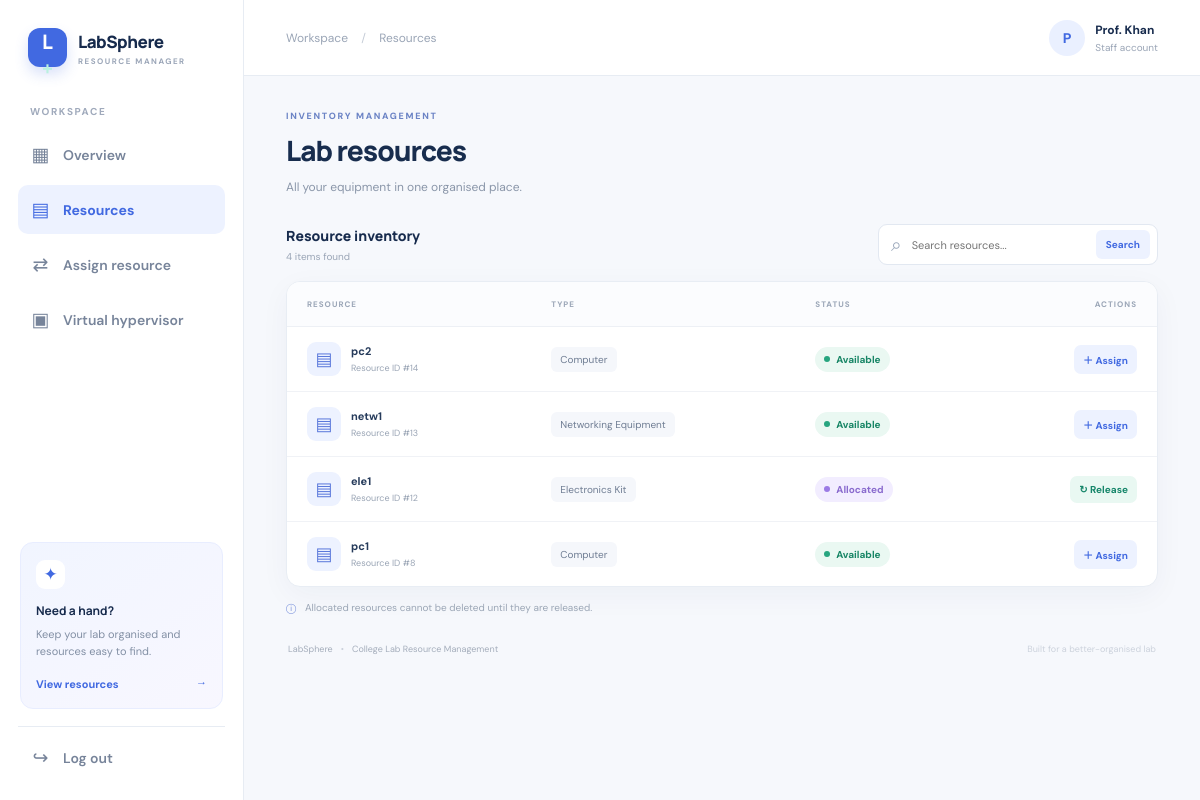
The page /resources (signed in) on the database its author committed.
### tables this page shows
CREATE TABLE resources (
        id INTEGER PRIMARY KEY AUTOINCREMENT,
        resource_name TEXT,
        resource_type TEXT,
        status TEXT
    );

### app.py (the view)
@app.route("/resources")
def view_resources():
    if not login_required():
        return redirect(url_for("login"))
    search = request.args.get("q", "").strip()
    conn = get_db()
    if search:
        resources = conn.execute(
            """SELECT * FROM resources
               WHERE resource_name LIKE ? OR resource_type LIKE ? OR status LIKE ?
               ORDER BY id DESC""",
            (f"%{search}%", f"%{search}%", f"%{search}%")
        ).fetchall()
    else:
        resources = conn.execute("SELECT * FROM resources ORDER BY id DESC").fetchall()
    conn.close()
    return render_template("view_resources.html", resources=resources, search=search)

### app.py (called while the page is built)
def get_db():
    conn = sqlite3.connect(DATABASE)
    conn.row_factory = sqlite3.Row
    return conn

def login_required():
    return bool(session.get("logged_in"))

### templates/view_resources.html (shortened to what this page needs)
{% extends "base.html" %}
{% block breadcrumb %}Resources{% endblock %}
{% block content %}
<div class="page-heading"><div><div class="eyebrow dark-eyebrow">INVENTORY MANAGEMENT</div><h1>Lab resources</h1><p class="muted">All your equipment in one organised place.</p></div></div>
<div class="inventory-toolbar"><div><strong>Resource inventory</strong><span>{{ resources|length }} item{% if resources|length != 1 %}s{% endif %} found</span></div><form class="search-form" method="GET" action="{{ url_for('view_resources') }}"><span>⌕</span><input name="q" value="{{ search or '' }}" placeholder="Search resources..."><button type="submit">Search</button>{% if search %}<a class="clear-search" href="{{ url_for('view_resources') }}">Clear</a>{% endif %}</form></div>
<div class="panel inventory-panel">
{% if resources %}<div class="table-wrap"><table class="inventory-table"><thead><tr><th>RESOURCE</th><th>TYPE</th><th>STATUS</th><th class="actions-head">ACTIONS</th></tr></thead><tbody>{% for resource in resources %}<tr><td><div class="resource-cell"><span class="resource-mini {% if resource['resource_type']|lower == 'computer' %}computer-mini{% elif resource['resource_type']|lower == 'projector' %}projector-mini{% endif %}">▤</span><span><strong>{{ resource['resource_name'] }}</strong><small>Resource ID #{{ resource['id'] }}</small></span></div></td><td><span class="type-label">{{ resource['resource_type'] }}</span></td><td><span class="status-pill {% if resource['status']|lower == 'available' %}status-available{% else %}status-allocated{% endif %}"><i></i>{{ resource['status']|title }}</span></td><td><div class="row-actions">{% if resource['status']|lower == 'allocated' %}<a class="action-btn action-release" href="{{ url_for('release_resource', resource_id=resource['id']) }}" data-confirm="Release this resource and mark it available?">↻ Release</a>{% else %}<a class="action-btn action-assign" href="{{ url_for('assign_resource') }}">＋ Assign</a>{% endif %}</div></td></tr>{% endfor %}</tbody></table></div>{% endif %}
</div>
<div class="inventory-footnote"><span>ⓘ</span> Allocated resources cannot be deleted until they are released.</div>
{% endblock %}

### templates/base.html (shortened to what this page needs)
<!doctype html>
<html lang="en">
<head>
  <link rel="stylesheet" href="{{ url_for('static', filename='style.css') }}">
  <link rel="stylesheet" href="{{ url_for('static', filename='hypervisor.css') }}">
</head>
<body>
{% if session.get('logged_in') %}
<div class="app-shell">
  <aside class="sidebar">
    <a class="brand" href="{{ url_for('dashboard') }}">
      <span class="brand-mark">L<span>+</span></span>
      <span><strong>LabSphere</strong><small>RESOURCE MANAGER</small></span>
    </a>
    <div class="side-label">WORKSPACE</div>
    <nav class="nav-menu">
      <a class="nav-link {% if request.endpoint == 'dashboard' %}active{% endif %}" href="{{ url_for('dashboard') }}"><span class="nav-icon">▦</span> Overview</a>
      <a class="nav-link {% if request.endpoint == 'view_resources' %}active{% endif %}" href="{{ url_for('view_resources') }}"><span class="nav-icon">▤</span> Resources</a>
      <a class="nav-link {% if request.endpoint == 'assign_resource' %}active{% endif %}" href="{{ url_for('assign_resource') }}"><span class="nav-icon">⇄</span> Assign resource</a>
      <a class="nav-link {% if request.endpoint in ('hypervisor', 'vm_action') %}active{% endif %}" href="{{ url_for('hypervisor') }}"><span class="nav-icon">▣</span> Virtual hypervisor</a>
    </nav>
    <div class="sidebar-bottom">
      <div class="help-card"><div class="help-icon">✦</div><strong>Need a hand?</strong><p>Keep your lab organised and resources easy to find.</p><a href="{{ url_for('view_resources') }}">View resources <span>→</span></a></div>
      <a class="nav-link logout-link" href="{{ url_for('logout') }}"><span class="nav-icon">↪</span> Log out</a>
    </div>
  </aside>
  <main class="main-area">
    <header class="topbar">
      <div class="breadcrumb">Workspace <span>/</span> {% block breadcrumb %}Overview{% endblock %}</div>
      <div class="top-user"><div class="avatar">{{ session.get('user_role','U')[0]|upper }}</div><div><strong>{{ session.get('user_role','User')|title }}</strong><small>{{ 'Administrator' if session.get('user_role') == 'admin' else 'Staff account' }}</small></div></div>
    </header>
    <section class="page-content">
      {% block content %}{% endblock %}
      <footer class="footer">LabSphere <span>•</span> College Lab Resource Management <span class="footer-right">Built for a better-organised lab</span></footer>
    </section>
  </main>
</div>
{% else %}
{% block auth_content %}{% endblock %}
{% endif %}
</body>
</html>

### rows shown on the page
resources: resource_name "pc2", id "14", resource_type "Computer", status "Available"
resources: resource_name "netw1", id "13", resource_type "Networking Equipment", status "Available"
resources: resource_name "ele1", id "12", resource_type "Electronics Kit", status "Allocated"
resources: resource_name "pc1", id "8", resource_type "Computer", status "Available"

### other values the page prints
{{ session.get('user_role','U')[0]|upper }} "P"
{{ session.get('user_role','User')|title }} "Prof. Khan"
{{ resources|length }} "4"
